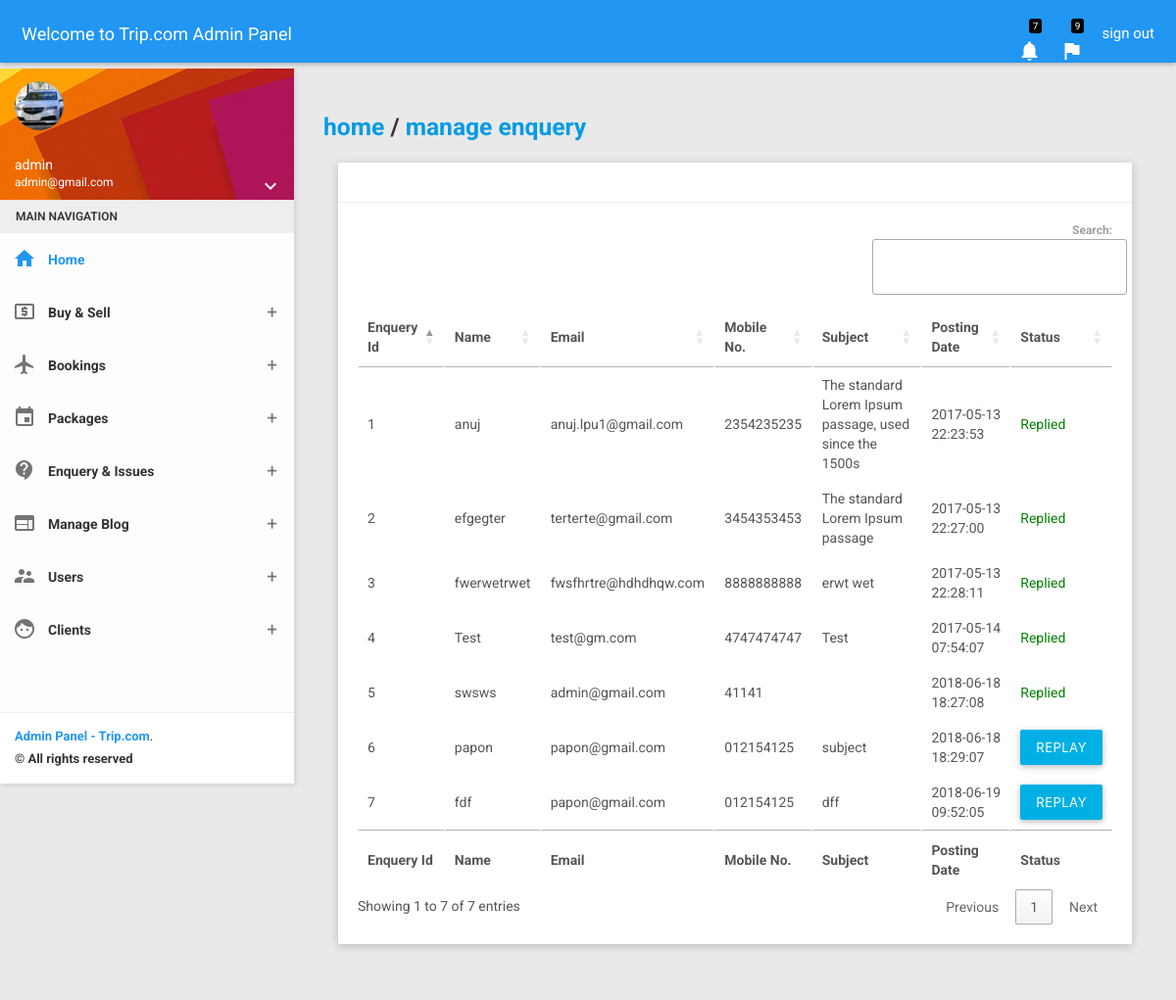
Screenshot of /admin/manage_enquery.php (signed in) with the database file from the repository.
### tables this page shows
CREATE TABLE `tb_enquery` (
  `id` int(11) NOT NULL,
  `FullName` varchar(100) NOT NULL,
  `EmailId` varchar(100) NOT NULL,
  `MobileNumber` char(10) NOT NULL,
  `Subject` varchar(100) NOT NULL,
  `Description` mediumtext NOT NULL,
  `PostingDate` timestamp NOT NULL DEFAULT CURRENT_TIMESTAMP,
  `replay` varchar(500) DEFAULT NULL,
  `replay_date` timestamp NULL DEFAULT '0000-00-00 00:00:00' ON UPDATE CURRENT_TIMESTAMP,
  `Status` int(1) DEFAULT NULL
);

### admin/manage_enquery.php (the view, shortened to what this page needs)
<?php include('../includes/config.php'); ?>
<?php include('includes/topbar.php'); ?>
    <section>
        <?php include('includes/leftsidebar.php'); ?>
    </section>
    <section class="content">
        <div class="container-fluid">
            <div class="block-header">
                <h5><a href="index.php">home</a> / <a href="manage_enquery.php">manage enquery</a></h5>
            </div>
            <div class="row clearfix">
                <div class="col-lg-12 col-md-12 col-sm-12 col-xs-12">
                    <div class="card">
                        <div class="header">
                        </div>
                        <div class="body">
                            <table id="example" class="" style="width:100%">
                                <thead>
                                    <tr>
                                        <th>Enquery Id</th>
                                        <th>Name</th>
                                        <th>Email</th>
                                        <th>Mobile No.</th>
                                        <th>Subject</th>
                                        <th>Posting Date</th>
                                        <th>Status</th>
                                    </tr>
                                </thead>
                                <tbody>
                                    <?php
                                        $sql = "SELECT * FROM tb_enquery";
                                        $query = $db_config->query($sql);
                                        while($result = $query->fetch_object()){
                                    ?>
                                <tr>
                                    <td><?php echo $result->id; ?></td>
                                    <td><?php echo $result->FullName; ?></td>
                                    <td><?php echo $result->EmailId; ?></td>
                                    <td><?php echo $result->MobileNumber; ?></td>
                                    <td><?php echo $result->Subject; ?></td>
                                    <td><?php echo $result->PostingDate; ?></td>
                                    <td><?php if($result->Status!==NULL){
                                            $id = $result->id;
                                            echo "<a href='enquery_details.php?id=$id'<span style='color:green'>Replied</span>";
                                        }
                                        else{?><a href="enquery_details.php?id=<?php echo $result->id; ?>"><button class="btn btn-info">Replay</button></a>
                                        <?php } ?>
                                    </td>
                                </tr>
                                <?php } ?>
                                </tbody>
                                <tfoot>
                                    <tr>
                                        <th>Enquery Id</th>
                                        <th>Name</th>
                                        <th>Email</th>
                                        <th>Mobile No.</th>
                                        <th>Subject</th>
                                        <th>Posting Date</th>
                                        <th>Status</th>
                                    </tr>
                                </tfoot>
                            </table>
                        </div>
                    </div>
                </div>
            </div>
        </div>
    </section>
    <?php include('includes/footer.php'); ?>

### rows the page displays
tb_enquery: id "1", FullName "anuj", EmailId "anuj.lpu1@gmail.com", MobileNumber "2354235235", Subject "The standard Lorem Ipsum passage, used since the 1500s", PostingDate "2017-05-13 22:23:53"
tb_enquery: id "2", FullName "efgegter", EmailId "terterte@gmail.com", MobileNumber "3454353453", Subject "The standard Lorem Ipsum passage", PostingDate "2017-05-13 22:27:00"
tb_enquery: id "3", FullName "fwerwetrwet", EmailId "fwsfhrtre@hdhdhqw.com", MobileNumber "8888888888", Subject "erwt wet", PostingDate "2017-05-13 22:28:11"
tb_enquery: id "4", FullName "Test", EmailId "test@gm.com", MobileNumber "4747474747", Subject "Test", PostingDate "2017-05-14 07:54:07"
tb_enquery: id "5", FullName "swsws", EmailId "admin@gmail.com", MobileNumber "41141", PostingDate "2018-06-18 18:27:08"
tb_enquery: id "6", FullName "papon", EmailId "papon@gmail.com", MobileNumber "012154125", Subject "subject", PostingDate "2018-06-18 18:29:07"
tb_enquery: id "7", FullName "fdf", EmailId "papon@gmail.com", MobileNumber "012154125", Subject "dff", PostingDate "2018-06-19 09:52:05"

### other values shown
$_SESSION['name'] "admin"
$_SESSION['email'] "admin@gmail.com"
